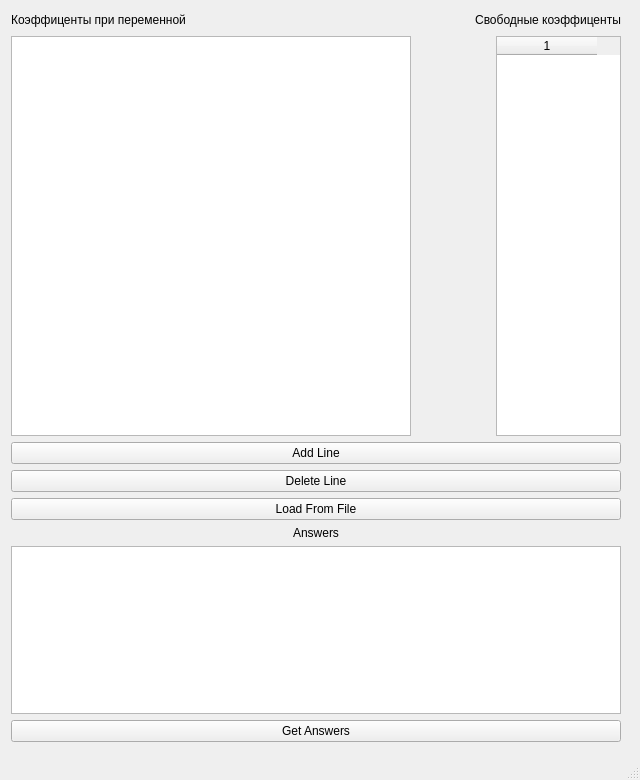
<?xml version="1.0" encoding="UTF-8"?>
<ui version="4.0">
 <class>MainWindow</class>
 <widget class="QMainWindow" name="MainWindow">
  <property name="geometry">
   <rect>
    <x>0</x>
    <y>0</y>
    <width>640</width>
    <height>780</height>
   </rect>
  </property>
  <property name="sizePolicy">
   <sizepolicy hsizetype="Fixed" vsizetype="Fixed">
    <horstretch>0</horstretch>
    <verstretch>0</verstretch>
   </sizepolicy>
  </property>
  <property name="minimumSize">
   <size>
    <width>640</width>
    <height>780</height>
   </size>
  </property>
  <property name="maximumSize">
   <size>
    <width>640</width>
    <height>780</height>
   </size>
  </property>
  <property name="windowTitle">
   <string>Systems Of Linear Equations</string>
  </property>
  <widget class="QWidget" name="centralwidget">
   <widget class="QWidget" name="layoutWidget">
    <property name="geometry">
     <rect>
      <x>11</x>
      <y>10</y>
      <width>610</width>
      <height>732</height>
     </rect>
    </property>
    <layout class="QVBoxLayout" name="verticalLayout_2">
     <item>
      <layout class="QVBoxLayout" name="verticalLayout">
       <item>
        <layout class="QHBoxLayout" name="horizontalLayout">
         <item>
          <widget class="QLabel" name="label">
           <property name="text">
            <string>Коэффиценты при переменной</string>
           </property>
           <property name="alignment">
            <set>Qt::AlignCenter</set>
           </property>
          </widget>
         </item>
         <item>
          <spacer name="horizontalSpacer">
           <property name="orientation">
            <enum>Qt::Horizontal</enum>
           </property>
           <property name="sizeHint" stdset="0">
            <size>
             <width>70</width>
             <height>20</height>
            </size>
           </property>
          </spacer>
         </item>
         <item>
          <widget class="QLabel" name="label_2">
           <property name="text">
            <string>Свободные коэффиценты</string>
           </property>
           <property name="alignment">
            <set>Qt::AlignCenter</set>
           </property>
          </widget>
         </item>
        </layout>
       </item>
       <item>
        <layout class="QHBoxLayout" name="horizontalLayout_2">
         <item>
          <widget class="QTableWidget" name="coeffTable">
           <property name="minimumSize">
            <size>
             <width>400</width>
             <height>0</height>
            </size>
           </property>
           <property name="maximumSize">
            <size>
             <width>400</width>
             <height>16777215</height>
            </size>
           </property>
          </widget>
         </item>
         <item>
          <spacer name="horizontalSpacer_2">
           <property name="orientation">
            <enum>Qt::Horizontal</enum>
           </property>
           <property name="sizeHint" stdset="0">
            <size>
             <width>80</width>
             <height>20</height>
            </size>
           </property>
          </spacer>
         </item>
         <item>
          <widget class="QTableWidget" name="freeCoeffTable">
           <property name="sizePolicy">
            <sizepolicy hsizetype="Expanding" vsizetype="Maximum">
             <horstretch>0</horstretch>
             <verstretch>0</verstretch>
            </sizepolicy>
           </property>
           <property name="minimumSize">
            <size>
             <width>0</width>
             <height>400</height>
            </size>
           </property>
           <property name="maximumSize">
            <size>
             <width>125</width>
             <height>400</height>
            </size>
           </property>
           <property name="midLineWidth">
            <number>0</number>
           </property>
           <property name="rowCount">
            <number>0</number>
           </property>
           <property name="columnCount">
            <number>1</number>
           </property>
           <column/>
          </widget>
         </item>
        </layout>
       </item>
      </layout>
     </item>
     <item>
      <widget class="QPushButton" name="addLineBtn">
       <property name="text">
        <string>Add Line</string>
       </property>
      </widget>
     </item>
     <item>
      <widget class="QPushButton" name="deleteLineBtn">
       <property name="text">
        <string>Delete Line</string>
       </property>
      </widget>
     </item>
     <item>
      <widget class="QPushButton" name="loadFromFileBtn">
       <property name="text">
        <string>Load From File</string>
       </property>
      </widget>
     </item>
     <item>
      <widget class="QLabel" name="label_3">
       <property name="text">
        <string>Answers</string>
       </property>
       <property name="alignment">
        <set>Qt::AlignCenter</set>
       </property>
      </widget>
     </item>
     <item>
      <widget class="QPlainTextEdit" name="answersPlainText">
       <property name="enabled">
        <bool>true</bool>
       </property>
       <property name="minimumSize">
        <size>
         <width>0</width>
         <height>150</height>
        </size>
       </property>
       <property name="readOnly">
        <bool>true</bool>
       </property>
      </widget>
     </item>
     <item>
      <widget class="QPushButton" name="getAnswersBtn">
       <property name="text">
        <string>Get Answers</string>
       </property>
      </widget>
     </item>
    </layout>
   </widget>
  </widget>
  <widget class="QMenuBar" name="menubar">
   <property name="geometry">
    <rect>
     <x>0</x>
     <y>0</y>
     <width>640</width>
     <height>22</height>
    </rect>
   </property>
  </widget>
  <widget class="QStatusBar" name="statusbar"/>
 </widget>
 <resources/>
 <connections/>
</ui>
